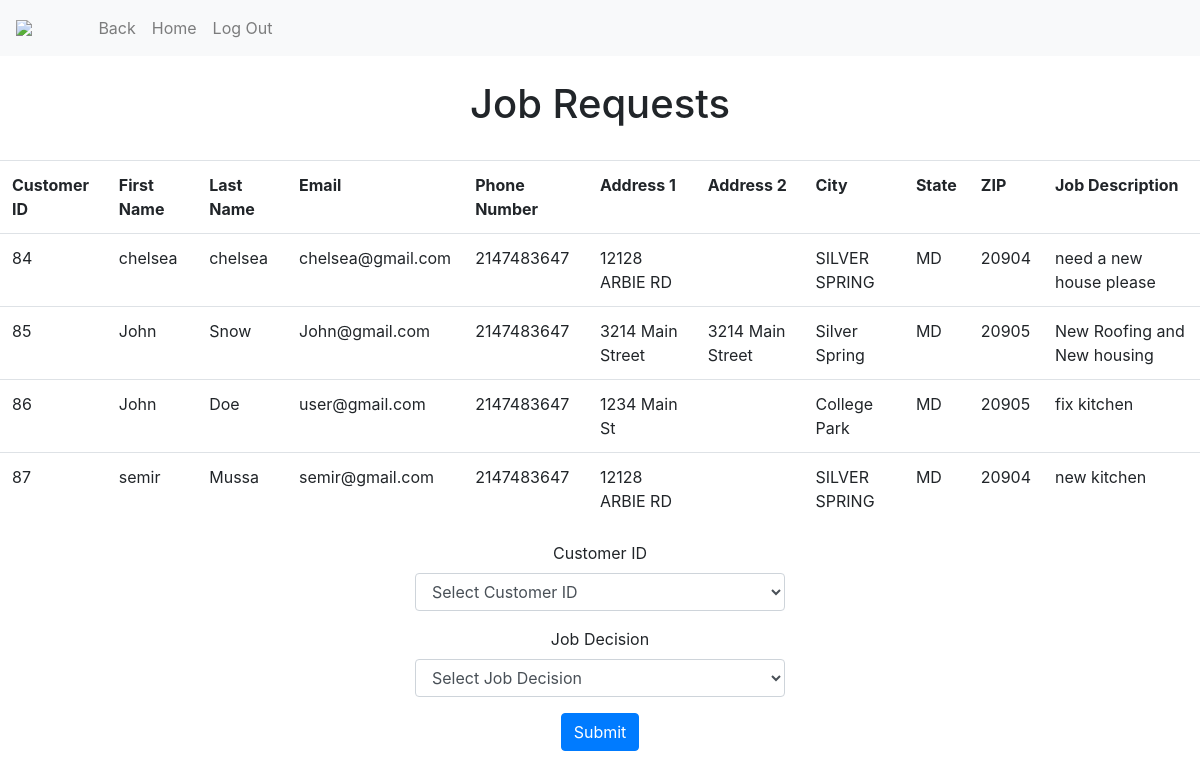
/Manager/jobrequest.php (signed in), run on the app's committed database.
### tables this page shows
CREATE TABLE `RequestQuote` (
  `CustomerID` int(5) NOT NULL,
  `FirstName` varchar(25) NOT NULL,
  `LastName` varchar(25) NOT NULL,
  `Email` varchar(50) NOT NULL,
  `PhoneNumber` int(10) NOT NULL,
  `Address1` varchar(25) NOT NULL,
  `Address2` varchar(25) NOT NULL,
  `City` varchar(25) NOT NULL,
  `State` varchar(2) NOT NULL,
  `ZIP` int(5) NOT NULL,
  `JobDescription` text NOT NULL
);

### Code/dbhelper.php (called while the page is built, shortened)
<?php
function makeTheConnection() {
	$db = "bmgt407_2022s_05_db";
	$user = "bmgt407_2022s_05";
	$pwd = "bmgt407_2022s_05";
	$connection = "mysql:host=bmgt407.rhsmith.umd.edu;dbname=".$db;
	try {
		return $GLOBALS['conn'];
	}
	catch(Exception $e){
		die(var_dump($e));
	}
}
function getRows($query) {
	$stmt = $GLOBALS['conn']->query($query);
	$rows = $stmt->fetchAll(PDO::FETCH_ASSOC);
	return $rows;
}
?>

### Manager/jobrequest.php (the view, shortened to what this page needs)
<?php require_once('dbhelper.php');
    $query = "SELECT * FROM RequestQuote;";
$records = getRows ($query);
?>
<!doctype html>
<html lang="en">
<head>
  <link rel="stylesheet" href="https://cdn.jsdelivr.net/npm/bootstrap@4.5.3/dist/css/bootstrap.min.css">
</head>
<body>
  <?php require_once('navbarmanager.php'); ?>
<br>
<center> <h1> Job Requests </h1> </center>
<br>
<table class="table">
  <?php
    if ($records) {
      echo "<th>Customer ID</th><th>First Name</th><th>Last Name</th><th>Email</th><th>Phone Number</th><th>Address 1</th><th>Address 2</th><th>City</th><th>State</th><th>ZIP</th><th>Job Description</th>";
     foreach ($records as $record) {
        echo "<tr>";
        echo "<td>{$record['CustomerID']}</td>";
        echo "<td>{$record['FirstName']}</td>";
        echo "<td>{$record['LastName']}</td>";
        echo "<td>{$record['Email']}</td>";
        echo "<td>{$record['PhoneNumber']}</td>";
        echo "<td>{$record['Address1']}</td>";
        echo "<td>{$record['Address2']}</td>";
        echo "<td>{$record['City']}</td>";
        echo "<td>{$record['State']}</td>";
        echo "<td>{$record['ZIP']}</td>";
        echo "<td>{$record['JobDescription']}</td>";
        echo "</tr>";
      }
    } else {
      echo "<p>No Record found in table.</p>";
    }
?>
</table>
</body>
</html>
<form action="jobrequest.php" method="POST">
<center>
  <?php require_once('dbhelper.php');
  ?>
    <div class="form-group col-md-4">
            <label>Customer ID</label>
    <select name="JobID" class="form-control" id="CustomerID">
      <option value=''>Select Customer ID</option>
       </select>
    </div>
      <div class="form-group col-md-4">
          <label>Job Decision</label>
            <select name="Decision" class="form-control">
              <option selected>Select Job Decision</option>
            </select>
          </div>
           <input type="submit" class="btn btn-primary" name="submit" value="Submit">
</form>
</body>
</html>
<?php require_once('dbhelper.php'); ?>
</body>
</html>

### data on the page
requestquote: CustomerID "84", FirstName "chelsea", LastName "chelsea", Email "chelsea@gmail.com", PhoneNumber "2147483647", Address1 "12128 ARBIE RD", City "SILVER SPRING", State "MD", ZIP "20904", JobDescription "need a new house please"
requestquote: CustomerID "85", FirstName "John", LastName "Snow", Email "John@gmail.com", PhoneNumber "2147483647", Address1 "3214 Main Street", Address2 "3214 Main Street", City "Silver Spring", State "MD", ZIP "20905", JobDescription "New Roofing and New housing"
requestquote: CustomerID "86", FirstName "John", LastName "Doe", Email "user@gmail.com", PhoneNumber "2147483647", Address1 "1234 Main St", City "College Park", State "MD", ZIP "20905", JobDescription "fix kitchen"
requestquote: CustomerID "87", FirstName "semir", LastName "Mussa", Email "semir@gmail.com", PhoneNumber "2147483647", Address1 "12128 ARBIE RD", City "SILVER SPRING", State "MD", ZIP "20904", JobDescription "new kitchen"
